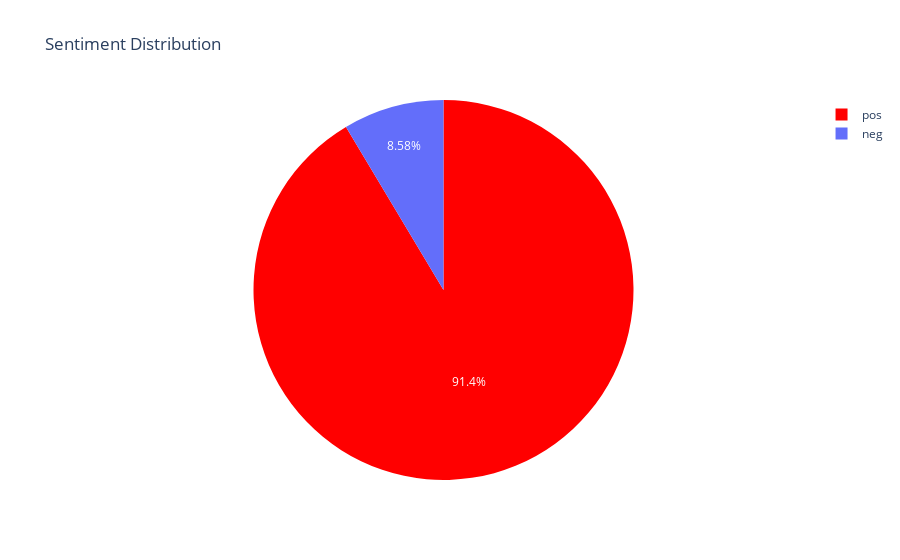

Here is the notebook cell this chart was saved with:
### Markdown cell above
# EDA

### Code cell
init_notebook_mode(connected=True)
#labels
lab = df["comp_score"].value_counts().keys().tolist()
#values
val = df["comp_score"].value_counts().values.tolist()
trace = go.Pie(labels=lab, 
                values=val, 
                marker=dict(colors=['red']), 
                # Seting values to 
                hoverinfo="value"
              )
data = [trace]
layout = go.Layout(title="Sentiment Distribution")
fig = go.Figure(data = data,layout = layout)
iplot(fig)

### Figure 1 — Plotly figure (JSON) as saved in the notebook; plotly's stock layout.template omitted (floating-point values rounded to 4 significant figures)
{"data": [{"hoverinfo": "value", "labels": ["pos", "neg"], "marker": {"colors": ["red"]}, "type": "pie", "values": [895, 84]}], "layout": {"title": {"text": "Sentiment Distribution"}}}
